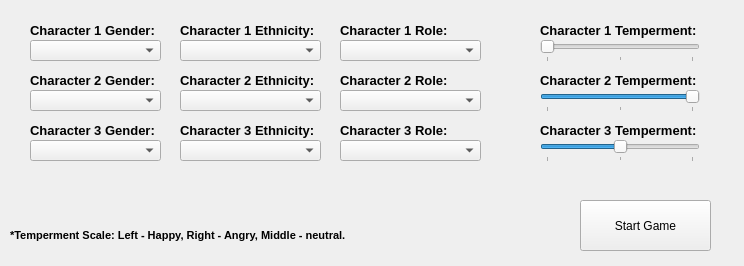
<?xml version="1.0" encoding="UTF-8"?>
<ui version="4.0">
 <class>Form</class>
 <widget class="QWidget" name="Form">
  <property name="geometry">
   <rect>
    <x>0</x>
    <y>0</y>
    <width>744</width>
    <height>266</height>
   </rect>
  </property>
  <property name="windowTitle">
   <string>Form</string>
  </property>
  <widget class="QLabel" name="label_6">
   <property name="geometry">
    <rect>
     <x>30</x>
     <y>70</y>
     <width>141</width>
     <height>21</height>
    </rect>
   </property>
   <property name="font">
    <font>
     <pointsize>10</pointsize>
     <weight>75</weight>
     <bold>true</bold>
    </font>
   </property>
   <property name="text">
    <string>Character 2 Gender:</string>
   </property>
   <property name="wordWrap">
    <bool>true</bool>
   </property>
  </widget>
  <widget class="QComboBox" name="gen1">
   <property name="geometry">
    <rect>
     <x>30</x>
     <y>40</y>
     <width>131</width>
     <height>21</height>
    </rect>
   </property>
   <property name="editable">
    <bool>false</bool>
   </property>
   <property name="currentText">
    <string/>
   </property>
  </widget>
  <widget class="QLabel" name="label_5">
   <property name="geometry">
    <rect>
     <x>30</x>
     <y>20</y>
     <width>141</width>
     <height>21</height>
    </rect>
   </property>
   <property name="font">
    <font>
     <pointsize>10</pointsize>
     <weight>75</weight>
     <bold>true</bold>
    </font>
   </property>
   <property name="text">
    <string>Character 1 Gender:</string>
   </property>
   <property name="wordWrap">
    <bool>true</bool>
   </property>
  </widget>
  <widget class="QComboBox" name="gen2">
   <property name="geometry">
    <rect>
     <x>30</x>
     <y>90</y>
     <width>131</width>
     <height>21</height>
    </rect>
   </property>
   <property name="editable">
    <bool>false</bool>
   </property>
   <property name="currentText">
    <string/>
   </property>
  </widget>
  <widget class="QComboBox" name="gen3">
   <property name="geometry">
    <rect>
     <x>30</x>
     <y>140</y>
     <width>131</width>
     <height>21</height>
    </rect>
   </property>
   <property name="editable">
    <bool>false</bool>
   </property>
   <property name="currentText">
    <string/>
   </property>
  </widget>
  <widget class="QLabel" name="label_7">
   <property name="geometry">
    <rect>
     <x>30</x>
     <y>120</y>
     <width>141</width>
     <height>21</height>
    </rect>
   </property>
   <property name="font">
    <font>
     <pointsize>10</pointsize>
     <weight>75</weight>
     <bold>true</bold>
    </font>
   </property>
   <property name="text">
    <string>Character 3 Gender:</string>
   </property>
   <property name="wordWrap">
    <bool>true</bool>
   </property>
  </widget>
  <widget class="QSlider" name="horizontalSlider">
   <property name="geometry">
    <rect>
     <x>540</x>
     <y>40</y>
     <width>160</width>
     <height>22</height>
    </rect>
   </property>
   <property name="maximum">
    <number>2</number>
   </property>
   <property name="orientation">
    <enum>Qt::Horizontal</enum>
   </property>
   <property name="tickPosition">
    <enum>QSlider::TicksBelow</enum>
   </property>
  </widget>
  <widget class="QPushButton" name="btn_start">
   <property name="geometry">
    <rect>
     <x>580</x>
     <y>200</y>
     <width>131</width>
     <height>51</height>
    </rect>
   </property>
   <property name="text">
    <string>Start Game</string>
   </property>
  </widget>
  <widget class="QComboBox" name="ethn2">
   <property name="geometry">
    <rect>
     <x>180</x>
     <y>90</y>
     <width>141</width>
     <height>21</height>
    </rect>
   </property>
   <property name="editable">
    <bool>false</bool>
   </property>
   <property name="currentText">
    <string/>
   </property>
  </widget>
  <widget class="QComboBox" name="ethn3">
   <property name="geometry">
    <rect>
     <x>180</x>
     <y>140</y>
     <width>141</width>
     <height>21</height>
    </rect>
   </property>
   <property name="editable">
    <bool>false</bool>
   </property>
   <property name="currentText">
    <string/>
   </property>
  </widget>
  <widget class="QLabel" name="label_9">
   <property name="geometry">
    <rect>
     <x>180</x>
     <y>70</y>
     <width>161</width>
     <height>21</height>
    </rect>
   </property>
   <property name="font">
    <font>
     <pointsize>10</pointsize>
     <weight>75</weight>
     <bold>true</bold>
    </font>
   </property>
   <property name="text">
    <string>Character 2 Ethnicity:</string>
   </property>
   <property name="wordWrap">
    <bool>true</bool>
   </property>
  </widget>
  <widget class="QComboBox" name="ethn1">
   <property name="geometry">
    <rect>
     <x>180</x>
     <y>40</y>
     <width>141</width>
     <height>21</height>
    </rect>
   </property>
   <property name="editable">
    <bool>false</bool>
   </property>
   <property name="currentText">
    <string/>
   </property>
   <property name="maxVisibleItems">
    <number>2</number>
   </property>
  </widget>
  <widget class="QLabel" name="label_11">
   <property name="geometry">
    <rect>
     <x>180</x>
     <y>120</y>
     <width>161</width>
     <height>21</height>
    </rect>
   </property>
   <property name="font">
    <font>
     <pointsize>10</pointsize>
     <weight>75</weight>
     <bold>true</bold>
    </font>
   </property>
   <property name="text">
    <string>Character 3 Ethnicity:</string>
   </property>
   <property name="wordWrap">
    <bool>true</bool>
   </property>
  </widget>
  <widget class="QLabel" name="label_12">
   <property name="geometry">
    <rect>
     <x>180</x>
     <y>20</y>
     <width>161</width>
     <height>21</height>
    </rect>
   </property>
   <property name="font">
    <font>
     <pointsize>10</pointsize>
     <weight>75</weight>
     <bold>true</bold>
    </font>
   </property>
   <property name="text">
    <string>Character 1 Ethnicity:</string>
   </property>
   <property name="wordWrap">
    <bool>true</bool>
   </property>
  </widget>
  <widget class="QComboBox" name="role1">
   <property name="geometry">
    <rect>
     <x>340</x>
     <y>40</y>
     <width>141</width>
     <height>21</height>
    </rect>
   </property>
   <property name="editable">
    <bool>false</bool>
   </property>
   <property name="currentText">
    <string/>
   </property>
  </widget>
  <widget class="QLabel" name="label_13">
   <property name="enabled">
    <bool>true</bool>
   </property>
   <property name="geometry">
    <rect>
     <x>340</x>
     <y>20</y>
     <width>161</width>
     <height>21</height>
    </rect>
   </property>
   <property name="font">
    <font>
     <pointsize>10</pointsize>
     <weight>75</weight>
     <bold>true</bold>
    </font>
   </property>
   <property name="text">
    <string>Character 1 Role:</string>
   </property>
   <property name="wordWrap">
    <bool>true</bool>
   </property>
  </widget>
  <widget class="QComboBox" name="role2">
   <property name="geometry">
    <rect>
     <x>340</x>
     <y>90</y>
     <width>141</width>
     <height>21</height>
    </rect>
   </property>
   <property name="editable">
    <bool>false</bool>
   </property>
   <property name="currentText">
    <string/>
   </property>
  </widget>
  <widget class="QLabel" name="label_14">
   <property name="geometry">
    <rect>
     <x>340</x>
     <y>70</y>
     <width>161</width>
     <height>21</height>
    </rect>
   </property>
   <property name="font">
    <font>
     <pointsize>10</pointsize>
     <weight>75</weight>
     <bold>true</bold>
    </font>
   </property>
   <property name="text">
    <string>Character 2 Role:</string>
   </property>
   <property name="wordWrap">
    <bool>true</bool>
   </property>
  </widget>
  <widget class="QComboBox" name="role3">
   <property name="geometry">
    <rect>
     <x>340</x>
     <y>140</y>
     <width>141</width>
     <height>21</height>
    </rect>
   </property>
   <property name="editable">
    <bool>false</bool>
   </property>
   <property name="currentText">
    <string/>
   </property>
  </widget>
  <widget class="QLabel" name="label_15">
   <property name="geometry">
    <rect>
     <x>340</x>
     <y>120</y>
     <width>161</width>
     <height>21</height>
    </rect>
   </property>
   <property name="font">
    <font>
     <pointsize>10</pointsize>
     <weight>75</weight>
     <bold>true</bold>
    </font>
   </property>
   <property name="text">
    <string>Character 3 Role:</string>
   </property>
   <property name="wordWrap">
    <bool>true</bool>
   </property>
  </widget>
  <widget class="QLabel" name="label_16">
   <property name="geometry">
    <rect>
     <x>540</x>
     <y>20</y>
     <width>171</width>
     <height>21</height>
    </rect>
   </property>
   <property name="font">
    <font>
     <pointsize>10</pointsize>
     <weight>75</weight>
     <bold>true</bold>
    </font>
   </property>
   <property name="text">
    <string>Character 1 Temperment:</string>
   </property>
   <property name="wordWrap">
    <bool>true</bool>
   </property>
  </widget>
  <widget class="QSlider" name="horizontalSlider_2">
   <property name="geometry">
    <rect>
     <x>540</x>
     <y>90</y>
     <width>160</width>
     <height>22</height>
    </rect>
   </property>
   <property name="maximum">
    <number>2</number>
   </property>
   <property name="sliderPosition">
    <number>2</number>
   </property>
   <property name="orientation">
    <enum>Qt::Horizontal</enum>
   </property>
   <property name="tickPosition">
    <enum>QSlider::TicksBelow</enum>
   </property>
  </widget>
  <widget class="QLabel" name="label_17">
   <property name="geometry">
    <rect>
     <x>540</x>
     <y>70</y>
     <width>171</width>
     <height>21</height>
    </rect>
   </property>
   <property name="font">
    <font>
     <pointsize>10</pointsize>
     <weight>75</weight>
     <bold>true</bold>
    </font>
   </property>
   <property name="text">
    <string>Character 2 Temperment:</string>
   </property>
   <property name="wordWrap">
    <bool>true</bool>
   </property>
  </widget>
  <widget class="QSlider" name="horizontalSlider_3">
   <property name="geometry">
    <rect>
     <x>540</x>
     <y>140</y>
     <width>160</width>
     <height>22</height>
    </rect>
   </property>
   <property name="maximum">
    <number>2</number>
   </property>
   <property name="sliderPosition">
    <number>1</number>
   </property>
   <property name="orientation">
    <enum>Qt::Horizontal</enum>
   </property>
   <property name="tickPosition">
    <enum>QSlider::TicksBelow</enum>
   </property>
  </widget>
  <widget class="QLabel" name="label_18">
   <property name="geometry">
    <rect>
     <x>540</x>
     <y>120</y>
     <width>171</width>
     <height>21</height>
    </rect>
   </property>
   <property name="font">
    <font>
     <pointsize>10</pointsize>
     <weight>75</weight>
     <bold>true</bold>
    </font>
   </property>
   <property name="text">
    <string>Character 3 Temperment:</string>
   </property>
   <property name="wordWrap">
    <bool>true</bool>
   </property>
  </widget>
  <widget class="QLabel" name="label_10">
   <property name="geometry">
    <rect>
     <x>10</x>
     <y>220</y>
     <width>521</width>
     <height>31</height>
    </rect>
   </property>
   <property name="font">
    <font>
     <pointsize>8</pointsize>
     <weight>75</weight>
     <bold>true</bold>
    </font>
   </property>
   <property name="text">
    <string>*Temperment Scale: Left - Happy, Right - Angry, Middle - neutral.</string>
   </property>
   <property name="wordWrap">
    <bool>true</bool>
   </property>
  </widget>
 </widget>
 <resources/>
 <connections/>
</ui>
